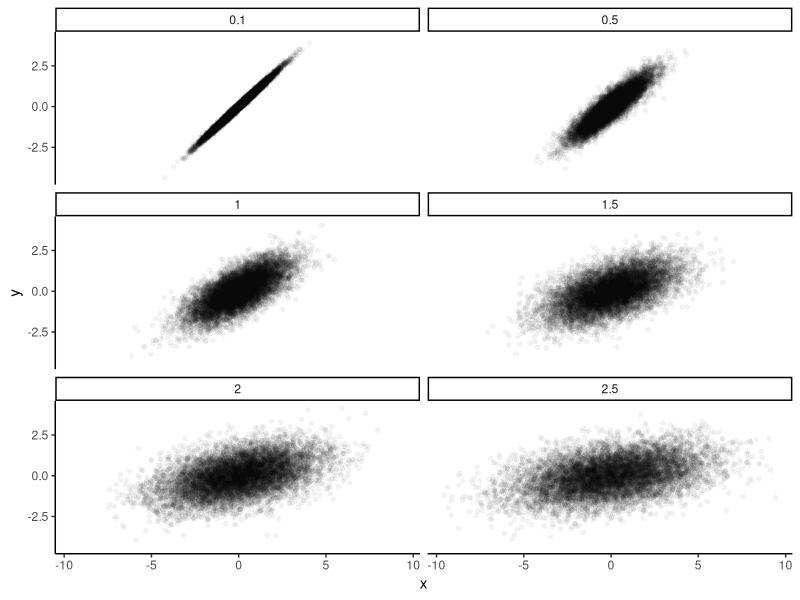

This chart was generated by the following R code:
## ---- chunk 1
generate_parent_population <- function(noise=0.1, n=10000){
  y <- rnorm(n, 0, 1)
  x <- y + rnorm(n, 0, noise)
  return(data.frame(x=x, y=y, noise=noise))
}

extract_sample <- function(data, n=50){
  return(data[sample(nrow(data), n), ])
}

extract_parameters <- function(model){
  params <- parameters::model_parameters(model)[2, c(2, 3)]
  
  boot1 <- parameters::model_parameters(model, bootstrap=TRUE, n=1000)[2, c(2, 3)]
  names(boot1) <- paste0(names(boot1), "_1000")
  
  boot2 <- parameters::model_parameters(model, bootstrap=TRUE, n=4000)[2, c(2, 3)]
  names(boot2) <- paste0(names(boot2), "_4000")
  
  return(cbind(params, boot1, boot2))
}
## ---- chunk 2
library(ggplot2)

data <- rbind(
  generate_parent_population(noise=0.1),
  generate_parent_population(noise=0.5),
  generate_parent_population(noise=1),
  generate_parent_population(noise=1.5),
  generate_parent_population(noise=2),
  generate_parent_population(noise=2.5)
)
  
ggplot(data, aes(x=x, y=y)) +
  geom_point(alpha=0.05, shape=16) +
  facet_wrap(~noise, nrow=3) +
  theme_classic()
